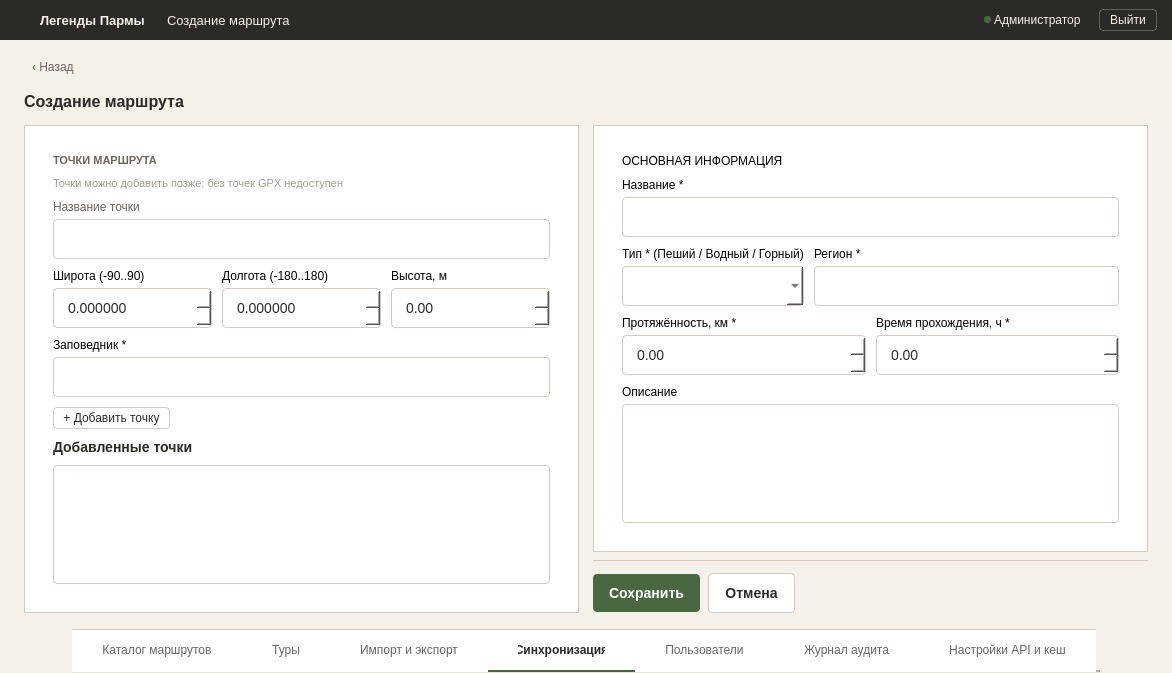
<?xml version="1.0" encoding="UTF-8"?>
<ui version="4.0">
 <class>MainWindow</class>
 <widget class="QMainWindow" name="MainWindow">
  <property name="geometry">
   <rect>
    <x>0</x>
    <y>0</y>
    <width>1172</width>
    <height>673</height>
   </rect>
  </property>
  <property name="windowTitle">
   <string>CreateRouteWindow</string>
  </property>
  <property name="styleSheet">
   <string notr="true">#centralwidget { background-color: #F5F0E8; }
#headerFrame { background-color: #2C2A26; border: none; }
#headerFrame QLabel { color: #F5F0E8; }
#logout_btn { background-color: transparent; color: #F5F0E8; border: 1px solid rgba(255, 255, 255, 0.25); padding: 3px 10px; font-size: 12px; border-radius: 4px; }
#logout_btn:hover { background-color: rgba(255, 255, 255, 0.08); border: 1px solid rgba(255, 255, 255, 0.4); }
#logout_btn:pressed { background-color: rgba(255, 255, 255, 0.12); border: 1px solid rgba(255, 255, 255, 0.5); }
#logout_btn:focus { border: 1px dashed #F5F0E8; }

#formContainer { background-color: #F5F0E8; }
#btn_back { font-size: 12px; color: #6B6560; background: transparent; border: none; text-align: left; padding: 4px 8px; border-radius: 4px; }
#btn_back:hover { background: #EDE6D9; }
#btn_back:focus { border: 1px dashed #4A6741; }
#lbl_form_title { font-size: 16px; font-weight: 600; color: #2C2A26; }

#leftFormCard, #rightFormCard { background-color: #FFFFFF; border: 1px solid #D4CBBE; padding: 14px; }
#sectionTitle { font-size: 11px; font-weight: 600; color: #6B6560; text-transform: uppercase; }
#hintLabel { font-size: 11px; color: #A39E94; }
#fieldLabel { font-size: 12px; color: #6B6560; }
#listTitle { font-size: 14px; font-weight: 600; color: #2C2A26; }

QLineEdit, QTextEdit, QComboBox, QDoubleSpinBox {
    padding: 10px 12px; font-size: 14px; border-radius: 4px; border: 1px solid #D4CBBE; background-color: #FFFFFF; color: #2C2A26;
}
QLineEdit:hover, QTextEdit:hover, QComboBox:hover, QDoubleSpinBox:hover { border: 1px solid #B8AE9E; }
QLineEdit:focus, QTextEdit:focus, QComboBox:focus, QDoubleSpinBox:focus { border: 1px solid #4A6741; }
QLineEdit[error="true"], QTextEdit[error="true"], QComboBox[error="true"], QDoubleSpinBox[error="true"] { border: 1px solid #B54A3A; }
QLineEdit:disabled, QTextEdit:disabled, QComboBox:disabled, QDoubleSpinBox:disabled { border: 1px dashed #D4CBBE; color: #A39E94; background-color: #F5F0E8; }

QComboBox QAbstractItemView { background-color: #FFFFFF; border: 1px solid #D4CBBE; selection-background-color: #E8EDE4; selection-color: #2C2A26; }
QComboBox QAbstractItemView::item:hover { background-color: #EDE6D9; }

#btn_add_point { background-color: #FFFFFF; color: #2C2A26; border: 1px solid #D4CBBE; padding: 3px 9px; font-size: 12px; border-radius: 4px; }
#btn_add_point:hover { border: 1px solid #4A6741; }
#btn_add_point:pressed { background-color: #EDE6D9; }
#btn_add_point:disabled { background-color: #FFFFFF; color: #A39E94; border: 1px solid #E5DFD4; }
#btn_add_point:focus { border: 1px dashed #4A6741; }

#btn_save { background-color: #4A6741; color: #FFFFFF; border: none; padding: 11px 16px; font-size: 14px; font-weight: 600; border-radius: 4px; }
#btn_save:hover { background-color: #3D5636; }
#btn_save:pressed { background-color: #334A2E; }
#btn_save:disabled { background-color: #A8B5A0; }
#btn_save:focus { border: 1px dashed #4A6741; }

#btn_cancel { background-color: #FFFFFF; color: #2C2A26; border: 1px solid #D4CBBE; padding: 11px 16px; font-size: 14px; font-weight: 600; border-radius: 4px; }
#btn_cancel:hover { background-color: #F5F0E8; border: 1px solid #4A6741; }
#btn_cancel:pressed { background-color: #EDE6D9; }
#btn_cancel:disabled { background-color: #FFFFFF; color: #A39E94; border: 1px solid #E5DFD4; }
#btn_cancel:focus { border: 1px dashed #4A6741; }

#actionBar { border-top: 1px solid #D4CBBE; }

QTabWidget::panel { border: none; background-color: #FFFFFF; }
QTabBar { background-color: #FFFFFF; border: none; }
QTabBar::tab { height: 40px; background-color: #FFFFFF; color: #6B6560; font-size: 12px; font-weight: normal; padding: 0px 30px; border: none; border-bottom: 2px solid transparent; border-top: 1px solid #D4CBBE; text-align: center; }
QTabBar::tab:hover { color: #2C2A26; }
QTabBar::tab:selected { color: #2C2A26; font-weight: 600; border-bottom: 2px solid #4A6741; }</string>
  </property>
  <widget class="QWidget" name="centralwidget">
   <layout class="QVBoxLayout" name="verticalLayout">
    <property name="spacing"><number>0</number></property>
    <property name="leftMargin"><number>0</number></property>
    <property name="topMargin"><number>0</number></property>
    <property name="rightMargin"><number>0</number></property>
    <property name="bottomMargin"><number>0</number></property>
    <item>
     <widget class="QFrame" name="headerFrame">
      <property name="minimumSize"><size><width>0</width><height>40</height></size></property>
      <property name="maximumSize"><size><width>16777215</width><height>40</height></size></property>
      <layout class="QHBoxLayout" name="horizontalLayout">
       <property name="spacing"><number>0</number></property>
       <property name="leftMargin"><number>15</number></property>
       <property name="topMargin"><number>0</number></property>
       <property name="rightMargin"><number>15</number></property>
       <property name="bottomMargin"><number>0</number></property>
       <item>
        <widget class="QPushButton" name="logo">
         <property name="minimumSize"><size><width>22</width><height>22</height></size></property>
         <property name="maximumSize"><size><width>22</width><height>22</height></size></property>
         <property name="styleSheet"><string notr="true">QPushButton { background: transparent; margin-right: 12px; border: none; }</string></property>
         <property name="text"><string/></property>
         <property name="icon">
          <iconset resource="../qrc/login_res.qrc">
           <normaloff>:/login/icons/logo.png</normaloff>:/login/icons/logo.png</iconset>
         </property>
         <property name="iconSize"><size><width>18</width><height>18</height></size></property>
        </widget>
       </item>
       <item>
        <widget class="QLabel" name="name">
         <property name="styleSheet"><string notr="true">font-size: 13px; font-weight: bold; margin-right: 15px;</string></property>
         <property name="text"><string>Легенды Пармы</string></property>
        </widget>
       </item>
       <item>
        <widget class="QLabel" name="name_chart">
         <property name="styleSheet"><string notr="true">font-size: 13px; margin-right: 10px;</string></property>
         <property name="text"><string>Создание маршрута</string></property>
        </widget>
       </item>
       <item>
        <spacer name="horizontalSpacer">
         <property name="orientation"><enum>Qt::Orientation::Horizontal</enum></property>
         <property name="sizeHint" stdset="0"><size><width>40</width><height>20</height></size></property>
        </spacer>
       </item>
       <item>
        <widget class="QLabel" name="status_lb">
         <property name="minimumSize"><size><width>7</width><height>7</height></size></property>
         <property name="maximumSize"><size><width>7</width><height>7</height></size></property>
         <property name="styleSheet"><string notr="true">background-color: #4A6741; border-radius: 3px; border: none;</string></property>
         <property name="text"><string/></property>
        </widget>
       </item>
       <item>
        <widget class="QLabel" name="role_lb">
         <property name="styleSheet"><string notr="true">font-size: 12px; margin-right: 15px;</string></property>
         <property name="text"><string>Администратор</string></property>
        </widget>
       </item>
       <item>
        <widget class="QPushButton" name="logout_btn">
         <property name="cursor"><cursorShape>PointingHandCursor</cursorShape></property>
         <property name="text"><string>Выйти</string></property>
        </widget>
       </item>
      </layout>
     </widget>
    </item>
    <item>
     <widget class="QFrame" name="formContainer">
      <property name="sizePolicy"><sizepolicy hsizetype="Expanding" vsizetype="Expanding"><horstretch>1</horstretch><verstretch>1</verstretch></sizepolicy></property>
      <property name="frameShape"><enum>QFrame::Shape::NoFrame</enum></property>
      <layout class="QVBoxLayout" name="formContainerLayout">
       <property name="spacing"><number>14</number></property>
       <property name="leftMargin"><number>24</number></property>
       <property name="topMargin"><number>16</number></property>
       <property name="rightMargin"><number>24</number></property>
       <property name="bottomMargin"><number>16</number></property>
       <item>
        <widget class="QPushButton" name="btn_back">
         <property name="sizePolicy"><sizepolicy hsizetype="Maximum" vsizetype="Preferred"><horstretch>0</horstretch><verstretch>0</verstretch></sizepolicy></property>
         <property name="cursor"><cursorShape>PointingHandCursor</cursorShape></property>
         <property name="text"><string>‹ Назад</string></property>
        </widget>
       </item>
       <item>
        <widget class="QLabel" name="lbl_form_title">
         <property name="text"><string>Создание маршрута</string></property>
        </widget>
       </item>
       <item>
        <layout class="QHBoxLayout" name="mainFormLayout">
         <property name="spacing"><number>14</number></property>
         <item>
          <widget class="QFrame" name="leftFormCard">
           <property name="sizePolicy"><sizepolicy hsizetype="Expanding" vsizetype="Expanding"><horstretch>1</horstretch><verstretch>1</verstretch></sizepolicy></property>
           <layout class="QVBoxLayout" name="leftFormLayout">
            <property name="spacing"><number>10</number></property>
            <property name="leftMargin"><number>14</number></property>
            <property name="topMargin"><number>14</number></property>
            <property name="rightMargin"><number>14</number></property>
            <property name="bottomMargin"><number>14</number></property>
            <item>
             <widget class="QLabel" name="sectionTitle">
              <property name="text"><string>ТОЧКИ МАРШРУТА</string></property>
             </widget>
            </item>
            <item>
             <widget class="QLabel" name="hintLabel">
              <property name="text"><string>Точки можно добавить позже; без точек GPX недоступен</string></property>
             </widget>
            </item>
            <item>
             <layout class="QVBoxLayout" name="pointInputLayout">
              <property name="spacing"><number>5</number></property>
              <item><widget class="QLabel" name="fieldLabel"><property name="text"><string>Название точки</string></property></widget></item>
              <item><widget class="QLineEdit" name="input_point_name"/></item>
             </layout>
            </item>
            <item>
             <layout class="QHBoxLayout" name="pointCoordLayout">
              <property name="spacing"><number>10</number></property>
              <item>
               <layout class="QVBoxLayout" name="latLayout">
                <property name="spacing"><number>5</number></property>
                <item><widget class="QLabel" name="fieldLabel"><property name="text"><string>Широта (-90..90)</string></property></widget></item>
                <item>
                 <widget class="QDoubleSpinBox" name="input_lat">
                  <property name="decimals"><number>6</number></property>
                  <property name="minimum"><double>-90.000000000000000</double></property>
                  <property name="maximum"><double>90.000000000000000</double></property>
                 </widget>
                </item>
               </layout>
              </item>
              <item>
               <layout class="QVBoxLayout" name="lonLayout">
                <property name="spacing"><number>5</number></property>
                <item><widget class="QLabel" name="fieldLabel"><property name="text"><string>Долгота (-180..180)</string></property></widget></item>
                <item>
                 <widget class="QDoubleSpinBox" name="input_lon">
                  <property name="decimals"><number>6</number></property>
                  <property name="minimum"><double>-180.000000000000000</double></property>
                  <property name="maximum"><double>180.000000000000000</double></property>
                 </widget>
                </item>
               </layout>
              </item>
              <item>
               <layout class="QVBoxLayout" name="altLayout">
                <property name="spacing"><number>5</number></property>
                <item><widget class="QLabel" name="fieldLabel"><property name="text"><string>Высота, м</string></property></widget></item>
                <item>
                 <widget class="QDoubleSpinBox" name="input_alt">
                  <property name="maximum"><double>99999.000000000000000</double></property>
                 </widget>
                </item>
               </layout>
              </item>
             </layout>
            </item>
            <item>
             <layout class="QVBoxLayout" name="reserveLayout">
              <property name="spacing"><number>5</number></property>
              <item><widget class="QLabel" name="fieldLabel"><property name="text"><string>Заповедник *</string></property></widget></item>
              <item><widget class="QLineEdit" name="input_reserve"/></item>
             </layout>
            </item>
            <item>
             <widget class="QPushButton" name="btn_add_point">
              <property name="sizePolicy"><sizepolicy hsizetype="Maximum" vsizetype="Fixed"><horstretch>0</horstretch><verstretch>0</verstretch></sizepolicy></property>
              <property name="cursor"><cursorShape>PointingHandCursor</cursorShape></property>
              <property name="text"><string>+ Добавить точку</string></property>
             </widget>
            </item>
            <item>
             <widget class="QLabel" name="listTitle">
              <property name="text"><string>Добавленные точки</string></property>
             </widget>
            </item>
            <item>
             <widget class="QTextEdit" name="list_points">
              <property name="sizePolicy"><sizepolicy hsizetype="Expanding" vsizetype="Expanding"><horstretch>0</horstretch><verstretch>1</verstretch></sizepolicy></property>
              <property name="readOnly"><bool>true</bool></property>
             </widget>
            </item>
           </layout>
          </widget>
         </item>
         <item>
          <widget class="QFrame" name="rightColumnFrame">
           <property name="sizePolicy"><sizepolicy hsizetype="Expanding" vsizetype="Expanding"><horstretch>1</horstretch><verstretch>1</verstretch></sizepolicy></property>
           <property name="frameShape"><enum>QFrame::Shape::NoFrame</enum></property>
           <layout class="QVBoxLayout" name="rightColumnLayout">
            <property name="spacing"><number>8</number></property>
            <property name="leftMargin"><number>0</number></property>
            <property name="topMargin"><number>0</number></property>
            <property name="rightMargin"><number>0</number></property>
            <property name="bottomMargin"><number>0</number></property>
            <item>
             <widget class="QFrame" name="rightFormCard">
              <property name="sizePolicy"><sizepolicy hsizetype="Expanding" vsizetype="Expanding"><horstretch>0</horstretch><verstretch>1</verstretch></sizepolicy></property>
              <layout class="QVBoxLayout" name="rightFormLayout">
               <property name="spacing"><number>10</number></property>
               <property name="leftMargin"><number>14</number></property>
               <property name="topMargin"><number>14</number></property>
               <property name="rightMargin"><number>14</number></property>
               <property name="bottomMargin"><number>14</number></property>
               <item>
                <widget class="QLabel" name="sectionTitle">
                 <property name="text"><string>ОСНОВНАЯ ИНФОРМАЦИЯ</string></property>
                </widget>
               </item>
               <item>
                <layout class="QVBoxLayout" name="mainNameLayout">
                 <property name="spacing"><number>5</number></property>
                 <item><widget class="QLabel" name="fieldLabel"><property name="text"><string>Название *</string></property></widget></item>
                 <item><widget class="QLineEdit" name="input_route_name"/></item>
                </layout>
               </item>
               <item>
                <layout class="QHBoxLayout" name="typeRegionLayout">
                 <property name="spacing"><number>10</number></property>
                 <item>
                  <layout class="QVBoxLayout" name="typeLayout">
                   <property name="spacing"><number>5</number></property>
                   <item><widget class="QLabel" name="fieldLabel"><property name="text"><string>Тип * (Пеший / Водный / Горный)</string></property></widget></item>
                   <item><widget class="QComboBox" name="combo_type"/></item>
                  </layout>
                 </item>
                 <item>
                  <layout class="QVBoxLayout" name="regionLayout">
                   <property name="spacing"><number>5</number></property>
                   <item><widget class="QLabel" name="fieldLabel"><property name="text"><string>Регион *</string></property></widget></item>
                   <item><widget class="QLineEdit" name="input_region"/></item>
                  </layout>
                 </item>
                </layout>
               </item>
               <item>
                <layout class="QHBoxLayout" name="lengthTimeLayout">
                 <property name="spacing"><number>10</number></property>
                 <item>
                  <layout class="QVBoxLayout" name="lengthLayout">
                   <property name="spacing"><number>5</number></property>
                   <item><widget class="QLabel" name="fieldLabel"><property name="text"><string>Протяжённость, км *</string></property></widget></item>
                   <item>
                    <widget class="QDoubleSpinBox" name="input_length">
                     <property name="maximum"><double>99999.000000000000000</double></property>
                    </widget>
                   </item>
                  </layout>
                 </item>
                 <item>
                  <layout class="QVBoxLayout" name="timeLayout">
                   <property name="spacing"><number>5</number></property>
                   <item><widget class="QLabel" name="fieldLabel"><property name="text"><string>Время прохождения, ч *</string></property></widget></item>
                   <item>
                    <widget class="QDoubleSpinBox" name="input_time">
                     <property name="maximum"><double>99999.000000000000000</double></property>
                    </widget>
                   </item>
                  </layout>
                 </item>
                </layout>
               </item>
               <item>
                <layout class="QVBoxLayout" name="descLayout">
                 <property name="spacing"><number>5</number></property>
                 <item><widget class="QLabel" name="fieldLabel"><property name="text"><string>Описание</string></property></widget></item>
                 <item>
                  <widget class="QTextEdit" name="input_desc">
                   <property name="sizePolicy"><sizepolicy hsizetype="Expanding" vsizetype="Expanding"><horstretch>0</horstretch><verstretch>1</verstretch></sizepolicy></property>
                  </widget>
                 </item>
                </layout>
               </item>
              </layout>
             </widget>
            </item>
            <item>
             <widget class="QFrame" name="actionBar">
              <property name="frameShape"><enum>QFrame::Shape::NoFrame</enum></property>
              <layout class="QHBoxLayout" name="actionButtonsLayout">
               <property name="spacing"><number>8</number></property>
               <property name="leftMargin"><number>0</number></property>
               <property name="topMargin"><number>12</number></property>
               <property name="rightMargin"><number>0</number></property>
               <property name="bottomMargin"><number>0</number></property>
               <item>
                <widget class="QPushButton" name="btn_save">
                 <property name="cursor"><cursorShape>PointingHandCursor</cursorShape></property>
                 <property name="text"><string>Сохранить</string></property>
                </widget>
               </item>
               <item>
                <widget class="QPushButton" name="btn_cancel">
                 <property name="cursor"><cursorShape>PointingHandCursor</cursorShape></property>
                 <property name="text"><string>Отмена</string></property>
                </widget>
               </item>
               <item>
                <spacer name="actionSpacer">
                 <property name="orientation"><enum>Qt::Orientation::Horizontal</enum></property>
                 <property name="sizeHint" stdset="0"><size><width>40</width><height>20</height></size></property>
                </spacer>
               </item>
              </layout>
             </widget>
            </item>
           </layout>
          </widget>
         </item>
        </layout>
       </item>
      </layout>
     </widget>
    </item>
    <item alignment="Qt::AlignmentFlag::AlignHCenter">
     <widget class="QTabWidget" name="tabWidget">
      <property name="sizePolicy"><sizepolicy hsizetype="Maximum" vsizetype="Fixed"><horstretch>0</horstretch><verstretch>0</verstretch></sizepolicy></property>
      <property name="minimumSize"><size><width>0</width><height>44</height></size></property>
      <property name="maximumSize"><size><width>16777215</width><height>44</height></size></property>
      <property name="tabPosition"><enum>QTabWidget::TabPosition::North</enum></property>
      <property name="currentIndex"><number>3</number></property>
      <property name="usesScrollButtons"><bool>false</bool></property>
      <property name="tabsClosable"><bool>false</bool></property>
      <property name="drawBase" stdset="0"><bool>false</bool></property>
      <widget class="QWidget" name="tab_8"><attribute name="title"><string>Каталог маршрутов</string></attribute></widget>
      <widget class="QWidget" name="tab_9"><attribute name="title"><string>Туры</string></attribute></widget>
      <widget class="QWidget" name="tab_10"><attribute name="title"><string>Импорт и экспорт</string></attribute></widget>
      <widget class="QWidget" name="tab_11"><attribute name="title"><string>Синхронизация</string></attribute></widget>
      <widget class="QWidget" name="tab_12"><attribute name="title"><string>Пользователи</string></attribute></widget>
      <widget class="QWidget" name="tab_13"><attribute name="title"><string>Журнал аудита</string></attribute></widget>
      <widget class="QWidget" name="tab_14"><attribute name="title"><string>Настройки API и кеш</string></attribute></widget>
     </widget>
    </item>
   </layout>
  </widget>
 </widget>
 <resources>
  <include location="../qrc/login_res.qrc"/>
 </resources>
 <connections/>
</ui>
